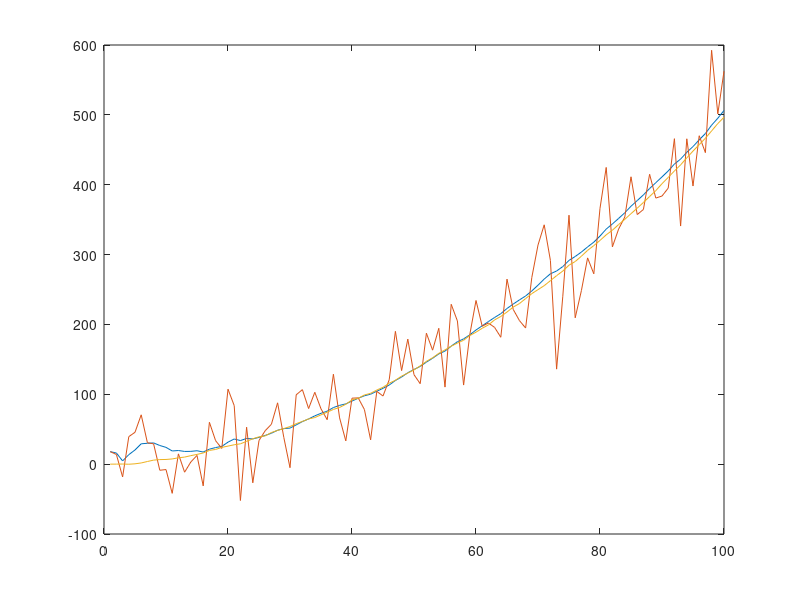

Source code (MATLAB):
clear all;
N=100  % number of samples
a=0.1 % acceleration
sigmaPsi=1
sigmaEta=50;
k=1:N
x=k
x(1)=0
z(1)=x(1)+normrnd(0,sigmaEta);
for t=1:(N-1)
   x(t+1)=x(t)+a*t+normrnd(0,sigmaPsi); 
   z(t+1)=x(t+1)+normrnd(0,sigmaEta);
end;
%kalman filter
xOpt(1)=z(1);
eOpt(1)=sigmaEta; % eOpt(t) is a square root of the error dispersion (variance). It's not a random variable. 
for t=1:(N-1)
  eOpt(t+1)=sqrt((sigmaEta^2)*(eOpt(t)^2+sigmaPsi^2)/(sigmaEta^2+eOpt(t)^2+sigmaPsi^2))
  K(t+1)=(eOpt(t+1))^2/sigmaEta^2
  xOpt(t+1)=(xOpt(t)+a*t)*(1-K(t+1))+K(t+1)*z(t+1)
end;
plot(k,xOpt,k,z,k,x)